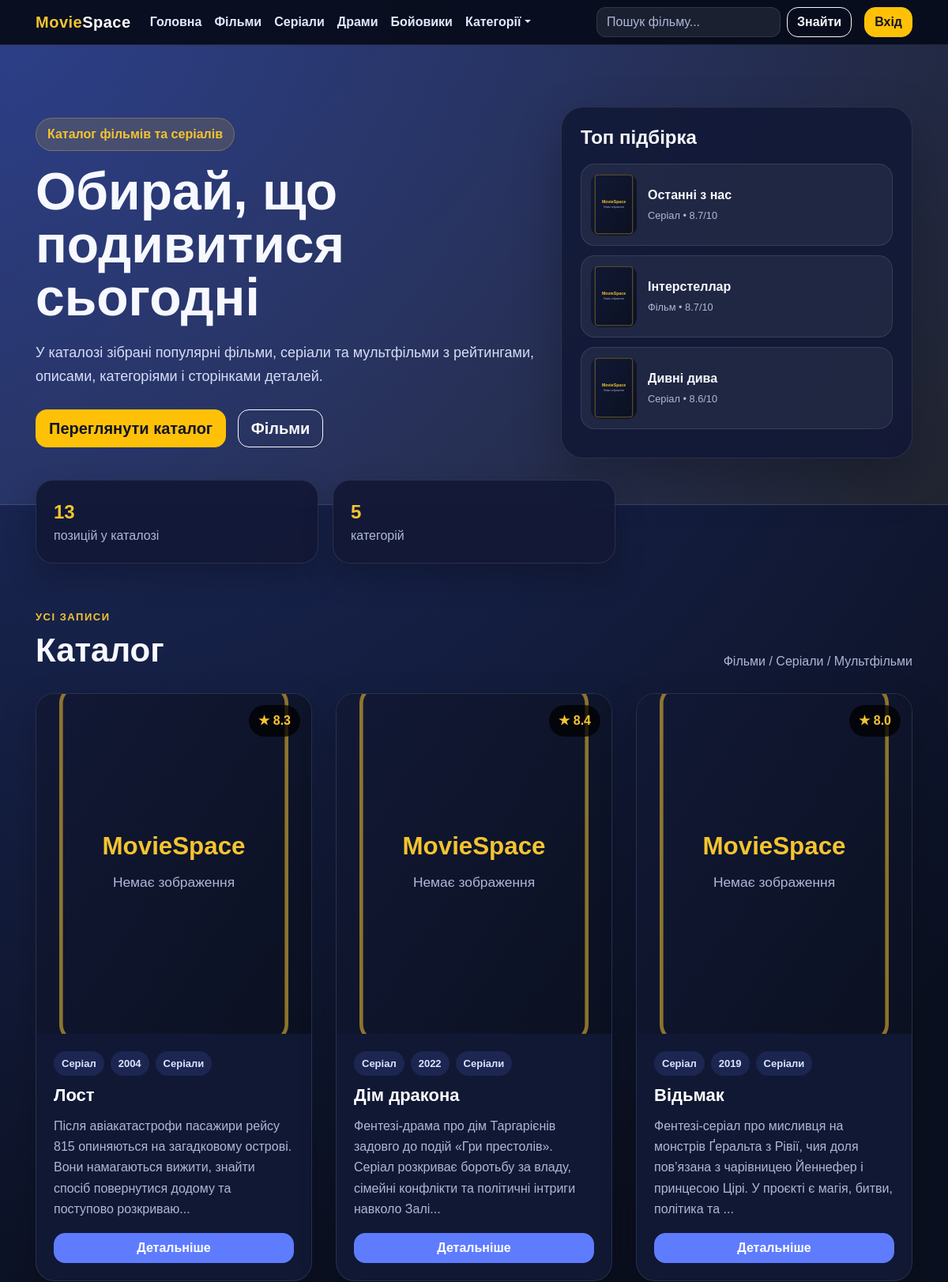
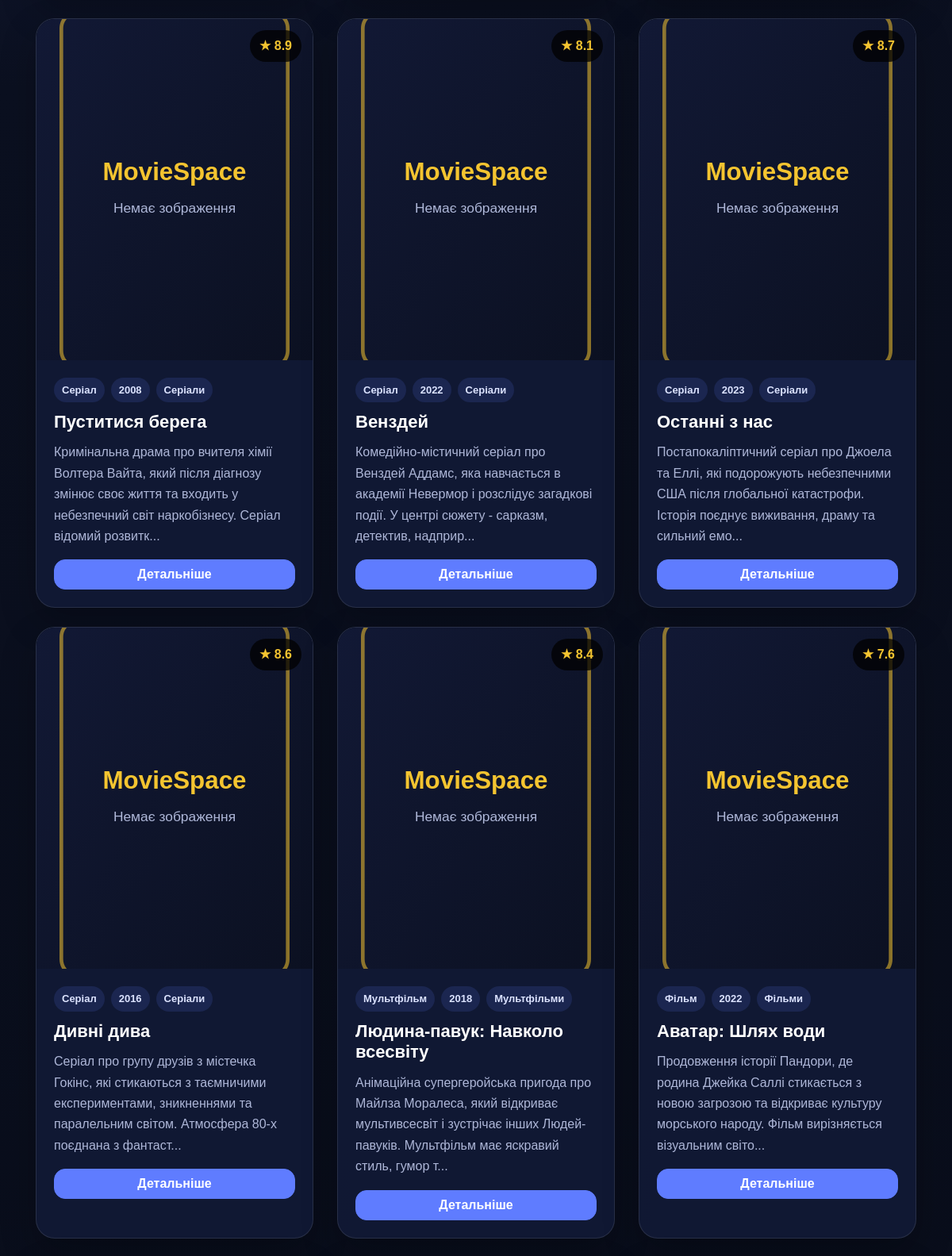
The page / (upper part) on the database its author committed (2 pictures, top to bottom).
### tables this page shows
CREATE TABLE `menu` (
  `id` int(11) NOT NULL AUTO_INCREMENT,
  `title` varchar(100) NOT NULL,
  `link` varchar(255) NOT NULL,
  `sort_order` int(11) NOT NULL DEFAULT 0,
  PRIMARY KEY (`id`)
);

CREATE TABLE `news` (
  `id` int(11) NOT NULL AUTO_INCREMENT,
  `header` varchar(255) NOT NULL,
  `content` text NOT NULL,
  `image` varchar(500) NOT NULL,
  `datatime` date NOT NULL,
  `category_id` int(11) NOT NULL DEFAULT 0,
  `media_type` varchar(40) NOT NULL DEFAULT 'Фільм',
  `year` int(4) NOT NULL,
  `rating` decimal(3,1) NOT NULL DEFAULT 0.0,
  `director` varchar(180) DEFAULT NULL,
  `country` varchar(180) DEFAULT NULL,
  `duration` varchar(100) DEFAULT NULL,
  `trailer` varchar(500) DEFAULT NULL,
  `featured` tinyint(1) NOT NULL DEFAULT 0,
  `created_at` timestamp NOT NULL DEFAULT current_timestamp(),
  PRIMARY KEY (`id`),
  KEY `category_id` (`category_id`)
);

CREATE TABLE `categories` (
  `id` int(11) NOT NULL AUTO_INCREMENT,
  `name` varchar(100) NOT NULL,
  `slug` varchar(120) NOT NULL,
  `description` varchar(255) DEFAULT NULL,
  PRIMARY KEY (`id`)
);

### include/functions.php (called while the page is built, shortened)
<?php
require_once __DIR__ . '/config.php';
function esc($value) {
    return htmlspecialchars((string)$value, ENT_QUOTES, 'UTF-8');
}
function short_text($text, $length = 180) {
    $text = trim(strip_tags((string)$text));
    if (function_exists('mb_strlen') && mb_strlen($text, 'UTF-8') > $length) {
        return mb_substr($text, 0, $length, 'UTF-8') . '...';
    }
    return $text;
}
function catalog_db_ready() {
    global $conn;
    return $conn instanceof mysqli;
}
function catalog_seed_categories_map() {
    $map = [];
    foreach (catalog_seed_data()['categories'] as $category) {
        $map[(int)$category['id']] = $category;
    }
    return $map;
}
function catalog_merge_category_name(array $items) {
    $categories = catalog_seed_categories_map();
    return $items;
}
function get_menu() {
    global $conn;
    $result = mysqli_query($conn, "SELECT * FROM menu ORDER BY sort_order ASC, id ASC");
    return mysqli_fetch_all($result, MYSQLI_ASSOC);
}
function get_categories() {
    global $conn;
    $result = mysqli_query($conn, "SELECT * FROM categories ORDER BY id ASC");
    return mysqli_fetch_all($result, MYSQLI_ASSOC);
}
function get_news($search = '') {
    $search = trim($search);
    global $conn;
    if ($search !== '') {
        $safe = mysqli_real_escape_string($conn, $search);
        $sql = "SELECT news.*, categories.name AS category_name
                FROM news
                LEFT JOIN categories ON news.category_id = categories.id
                WHERE news.header LIKE '%$safe%'
                   OR news.content LIKE '%$safe%'
                   OR news.director LIKE '%$safe%'
                   OR news.country LIKE '%$safe%'
                ORDER BY news.datatime DESC, news.id DESC";
    } else {
        $sql = "SELECT news.*, categories.name AS category_name
                FROM news
                LEFT JOIN categories ON news.category_id = categories.id
                ORDER BY news.datatime DESC, news.id DESC";
    }
    $result = mysqli_query($conn, $sql);
    return catalog_merge_category_name(mysqli_fetch_all($result, MYSQLI_ASSOC));
}
function get_featured_items($limit = 3) {
    $limit = (int)$limit;
    global $conn;
    $sql = "SELECT news.*, categories.name AS category_name
            FROM news
            LEFT JOIN categories ON news.category_id = categories.id
            WHERE news.featured = 1
            ORDER BY news.rating DESC, news.id DESC
            LIMIT $limit";
    $result = mysqli_query($conn, $sql);
    return catalog_merge_category_name(mysqli_fetch_all($result, MYSQLI_ASSOC));
}
?>

### index.php (the view, shortened to what this page needs)
<?php include_once 'header.php'; ?>
<?php
$search = isset($_GET['q']) ? $_GET['q'] : '';
$news = get_news($search);
$featured = get_featured_items(3);
?>
<section class="hero-section">
    <div class="container">
        <div class="row align-items-center">
            <div class="col-lg-7">
                <span class="hero-badge">Каталог фільмів та серіалів</span>
                <h1>Обирай, що подивитися сьогодні</h1>
                <p>У каталозі зібрані популярні фільми, серіали та мультфільми з рейтингами, описами, категоріями і сторінками деталей.</p>
                <div class="hero-actions">
                    <a class="btn btn-warning btn-lg" href="#catalog">Переглянути каталог</a>
                    <a class="btn btn-outline-light btn-lg" href="category.php?category_id=1">Фільми</a>
                </div>
            </div>
            <div class="col-lg-5 mt-5 mt-lg-0">
                <div class="hero-panel">
                    <h4>Топ підбірка</h4>
                    <?php foreach ($featured as $item): ?>
                        <a class="mini-card" href="post.php?post_id=<?= (int)$item['id']; ?>">
                            <img src="<?= esc($item['image']); ?>" alt="<?= esc($item['header']); ?>" onerror="this.src='img/no-image.svg'">
                            <span>
                                <strong><?= esc($item['header']); ?></strong>
                                <small><?= esc($item['media_type']); ?> • <?= esc($item['rating']); ?>/10</small>
                            </span>
                        </a>
                    <?php endforeach; ?>
                </div>
            </div>
        </div>
    </div>
</section>
<section class="container stats-row">
    <div class="stat-card"><strong><?= count($news); ?></strong><span>позицій у каталозі</span></div>
    <div class="stat-card"><strong><?= count($categories); ?></strong><span>категорій</span></div>
</section>
<section class="container catalog-section" id="catalog">
    <div class="section-heading">
        <div>
            <p>Усі записи</p>
            <h2><?= $search ? 'Результати пошуку: ' . esc($search) : 'Каталог'; ?></h2>
        </div>
        <span>Фільми / Серіали / Мультфільми</span>
    </div>
    <div class="row">
        <?php foreach ($news as $new): ?>
            <div class="col-md-6 col-lg-4 mb-4">
                <div class="movie-card h-100">
                    <div class="poster-wrap">
                        <img src="<?= esc($new['image']); ?>" class="card-img-top" alt="<?= esc($new['header']); ?>" onerror="this.src='img/no-image.svg'">
                        <span class="rating-badge">★ <?= esc($new['rating']); ?></span>
                    </div>
                    <div class="card-body d-flex flex-column">
                        <div class="movie-meta">
                            <span><?= esc($new['media_type']); ?></span>
                            <span><?= esc($new['year']); ?></span>
                            <span><?= esc($new['category_name']); ?></span>
                        </div>
                        <h5 class="card-title"><?= esc($new['header']); ?></h5>
                        <p class="card-text"><?= esc(short_text($new['content'], 155)); ?></p>
                        <a href="post.php?post_id=<?= (int)$new['id']; ?>" class="btn btn-primary mt-auto">Детальніше</a>
                    </div>
                </div>
            </div>
        <?php endforeach; ?>
    </div>
</section>
<?php include_once 'footer.php'; ?>

### header.php (shortened to what this page needs)
<?php
require_once __DIR__ . '/include/functions.php';
$menus = get_menu();
$categories = get_categories();
?>
<!doctype html>
<html lang="uk">
<head>
    <link rel="stylesheet" href="https://cdn.jsdelivr.net/npm/bootstrap@4.6.0/dist/css/bootstrap.min.css">
    <link rel="stylesheet" href="css/main.css">
</head>
<body>
<nav class="navbar navbar-expand-lg navbar-dark site-navbar sticky-top">
    <div class="container">
        <a class="navbar-brand logo" href="index.php"><span>Movie</span>Space</a>
        <div class="collapse navbar-collapse" id="navbarSupportedContent">
            <ul class="navbar-nav mr-auto">
                <?php foreach ($menus as $menu): ?>
                    <li class="nav-item">
                        <a class="nav-link" href="<?= esc($menu['link']); ?>"><?= esc($menu['title']); ?></a>
                    </li>
                <?php endforeach; ?>
                <li class="nav-item dropdown">
                    <a class="nav-link dropdown-toggle" href="#" id="categoryDropdown" role="button" data-toggle="dropdown" aria-haspopup="true" aria-expanded="false">Категорії</a>
                </li>
            </ul>
            <form class="form-inline search-form" action="index.php" method="get">
                <input class="form-control mr-sm-2" type="search" name="q" placeholder="Пошук фільму..." aria-label="Search" value="<?= isset($_GET['q']) ? esc($_GET['q']) : ''; ?>">
                <button class="btn btn-outline-light my-2 my-sm-0" type="submit">Знайти</button>
            </form>
            <a class="btn btn-warning ml-lg-3 auth-btn" href="login/index.php">Вхід</a>
        </div>
    </div>
</nav>
<main>

### css/main.css (style rules this page uses)
* { box-sizing: border-box; }
html { scroll-behavior: smooth; }
body { margin: 0; font-family: Arial, Helvetica, sans-serif; color: var(--text); background: radial-gradient(circle at top left, #20306b 0, #0b1020 34%, #070b16 100%); min-height: 100vh; }
a { color: inherit; }
.site-navbar { background: rgba(8, 12, 28, 0.92); backdrop-filter: blur(10px); border-bottom: 1px solid var(--border); }
.logo { font-weight: 800; letter-spacing: 0.5px; }
.logo span { color: var(--accent); }
.navbar-dark .navbar-nav .nav-link { color: #e4e8ff; font-weight: 600; }
.search-form input { background: rgba(255, 255, 255, 0.08); border: 1px solid var(--border); color: var(--text); }
.search-form input::placeholder { color: var(--muted); }
.auth-btn { font-weight: 700; }
.hero-section, .details-hero { padding: 78px 0 58px; background: linear-gradient(135deg, rgba(95, 124, 255, 0.2), rgba(244, 196, 48, 0.08)); border-bottom: 1px solid var(--border); }
.hero-badge { display: inline-block; padding: 8px 14px; border-radius: 999px; background: rgba(244, 196, 48, 0.14); color: var(--accent); border: 1px solid rgba(244, 196, 48, 0.3); font-weight: 700; margin-bottom: 18px; }
.hero-section h1, .details-hero h1 { font-size: clamp(36px, 6vw, 66px); line-height: 1.02; font-weight: 900; margin-bottom: 20px; }
.hero-section p, .details-hero p { color: #d8def7; font-size: 18px; line-height: 1.7; }
.hero-actions .btn { margin-right: 10px; margin-top: 10px; border-radius: 14px; }
.hero-panel { background: rgba(18, 25, 54, 0.88); border: 1px solid var(--border); border-radius: 28px; padding: 24px; box-shadow: 0 24px 60px rgba(0, 0, 0, 0.25); }
.hero-panel h4 { font-weight: 800; margin-bottom: 18px; }
.mini-card { display: flex; align-items: center; padding: 12px; margin-bottom: 12px; border-radius: 18px; background: rgba(255, 255, 255, 0.06); border: 1px solid var(--border); }
.mini-card img { width: 58px; height: 78px; object-fit: cover; border-radius: 12px; margin-right: 14px; }
.mini-card strong, .mini-card small { display: block; }
.mini-card small { color: var(--muted); margin-top: 4px; }
.stats-row { display: grid; grid-template-columns: repeat(3, minmax(0, 1fr)); gap: 18px; margin-top: -32px; position: relative; z-index: 2; }
.stat-card { background: rgba(18, 25, 54, 0.95); border: 1px solid var(--border); border-radius: 22px; padding: 22px; box-shadow: 0 18px 38px rgba(0,0,0,0.22); }
.stat-card strong { display: block; font-size: 24px; color: var(--accent); }
.stat-card span { color: var(--muted); }
.catalog-section { padding: 58px 15px 70px; }
.section-heading { display: flex; justify-content: space-between; align-items: end; gap: 20px; margin-bottom: 28px; }
.section-heading p { color: var(--accent); text-transform: uppercase; letter-spacing: 1.5px; font-size: 13px; font-weight: 800; margin: 0 0 8px; }
.section-heading h2 { font-weight: 900; font-size: 42px; margin: 0; }
.section-heading span { color: var(--muted); max-width: 420px; }
.movie-card { background: rgba(18, 25, 54, 0.92); border: 1px solid var(--border); border-radius: 24px; overflow: hidden; transition: transform .25s ease, box-shadow .25s ease, border-color .25s ease; box-shadow: 0 18px 46px rgba(0,0,0,0.22); }
.poster-wrap { position: relative; background: #070b16; }
.poster-wrap img, .card-img-top { width: 100%; height: 430px; object-fit: cover; display: block; }
.rating-badge { position: absolute; right: 14px; top: 14px; padding: 8px 12px; border-radius: 999px; background: rgba(0,0,0,0.74); color: var(--accent); font-weight: 800; }
.movie-meta { display: flex; flex-wrap: wrap; gap: 8px; margin-bottom: 12px; }
.movie-meta span, .details-meta span { padding: 6px 10px; border-radius: 999px; background: rgba(95, 124, 255, 0.14); color: #dce3ff; font-size: 13px; font-weight: 700; }
.movie-card .card-body { padding: 22px; }
.movie-card .card-title { font-weight: 800; font-size: 22px; color: #fff; }
.movie-card .card-text { color: var(--muted); line-height: 1.65; }
.btn-primary { background: var(--accent-two); border-color: var(--accent-two); border-radius: 14px; font-weight: 700; }
.btn-warning { border-radius: 14px; font-weight: 800; color: #101426; }
.btn-outline-light { border-radius: 14px; font-weight: 700; }
.form-control, .custom-select { border-radius: 12px; }

### rows shown on the page
menu: title "Головна"
menu: title "Фільми"
menu: title "Серіали"
menu: title "Драми"
menu: title "Бойовики"
news: header "Останні з нас", media_type "Серіал", rating "8.7", year "2023", category.name "Серіали", content "Постапокаліптичний серіал про Джоела та Еллі, які подорожують небезпечними США після глобальної катастрофи. Історія поєднує виживання, драму та сильний емо..."
news: header "Інтерстеллар", media_type "Фільм", rating "8.7"
news: header "Дивні дива", media_type "Серіал", rating "8.6", year "2016", category.name "Серіали", content "Серіал про групу друзів з містечка Гокінс, які стикаються з таємничими експериментами, зникненнями та паралельним світом. Атмосфера 80-х поєднана з фантаст..."
news: rating "8.3", media_type "Серіал", year "2004", category.name "Серіали", header "Лост", content "Після авіакатастрофи пасажири рейсу 815 опиняються на загадковому острові. Вони намагаються вижити, знайти спосіб повернутися додому та поступово розкриваю..."
news: rating "8.4", media_type "Серіал", year "2022", category.name "Серіали", header "Дім дракона", content "Фентезі-драма про дім Таргарієнів задовго до подій «Гри престолів». Серіал розкриває боротьбу за владу, сімейні конфлікти та політичні інтриги навколо Залі..."
news: rating "8.0", media_type "Серіал", year "2019", category.name "Серіали", header "Відьмак", content "Фентезі-серіал про мисливця на монстрів Ґеральта з Рівії, чия доля пов’язана з чарівницею Йеннефер і принцесою Цірі. У проєкті є магія, битви, політика та ..."
news: rating "8.9", media_type "Серіал", year "2008", category.name "Серіали", header "Пуститися берега", content "Кримінальна драма про вчителя хімії Волтера Вайта, який після діагнозу змінює своє життя та входить у небезпечний світ наркобізнесу. Серіал відомий розвитк..."
news: rating "8.1", media_type "Серіал", year "2022", category.name "Серіали", header "Венздей", content "Комедійно-містичний серіал про Венздей Аддамс, яка навчається в академії Невермор і розслідує загадкові події. У центрі сюжету - сарказм, детектив, надприр..."
news: rating "8.4", media_type "Мультфільм", year "2018", category.name "Мультфільми", header "Людина-павук: Навколо всесвіту", content "Анімаційна супергеройська пригода про Майлза Моралеса, який відкриває мультивсесвіт і зустрічає інших Людей-павуків. Мультфільм має яскравий стиль, гумор т..."
news: rating "7.6", media_type "Фільм", year "2022", category.name "Фільми", header "Аватар: Шлях води", content "Продовження історії Пандори, де родина Джейка Саллі стикається з новою загрозою та відкриває культуру морського народу. Фільм вирізняється візуальним світо..."

### other values the page prints
count($news) "13"
count($categories) "5"
